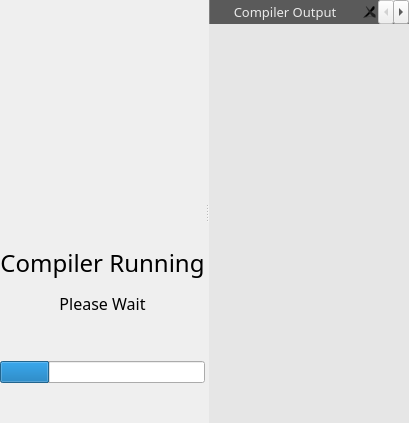
      <widget class="QWidget" name="arOutput">
       <property name="focusPolicy">
        <enum>Qt::NoFocus</enum>
       </property>
       <layout class="QHBoxLayout" name="horizontalLayout_5">
        <property name="spacing">
         <number>0</number>
        </property>
        <property name="leftMargin">
         <number>0</number>
        </property>
        <property name="topMargin">
         <number>0</number>
        </property>
        <property name="rightMargin">
         <number>0</number>
        </property>
        <property name="bottomMargin">
         <number>0</number>
        </property>
        <item>
         <widget class="QSplitter" name="splitter_3">
          <property name="orientation">
           <enum>Qt::Horizontal</enum>
          </property>
          <property name="handleWidth">
           <number>4</number>
          </property>
          <widget class="QWidget" name="verticalWidget" native="true">
           <layout class="QVBoxLayout" name="verticalLayout_8">
            <item>
             <spacer name="verticalSpacer_9">
              <property name="orientation">
               <enum>Qt::Vertical</enum>
              </property>
              <property name="sizeHint" stdset="0">
               <size>
                <width>20</width>
                <height>40</height>
               </size>
              </property>
             </spacer>
            </item>
            <item>
             <widget class="QLabel" name="label_gif">
              <property name="sizePolicy">
               <sizepolicy hsizetype="Minimum" vsizetype="Minimum">
                <horstretch>0</horstretch>
                <verstretch>0</verstretch>
               </sizepolicy>
              </property>
              <property name="minimumSize">
               <size>
                <width>200</width>
                <height>200</height>
               </size>
              </property>
              <property name="font">
               <font>
                <family>方正黑体简体</family>
                <pointsize>12</pointsize>
               </font>
              </property>
              <property name="styleSheet">
               <string notr="true"/>
              </property>
              <property name="text">
               <string/>
              </property>
              <property name="alignment">
               <set>Qt::AlignBottom|Qt::AlignHCenter</set>
              </property>
             </widget>
            </item>
            <item>
             <widget class="QLabel" name="label_9">
              <property name="font">
               <font>
                <family>方正黑体简体</family>
               </font>
              </property>
              <property name="styleSheet">
               <string notr="true"/>
              </property>
              <property name="text">
               <string>&lt;html&gt;&lt;head/&gt;&lt;body&gt;&lt;p&gt;&lt;span style=&quot; font-size:18pt;&quot;&gt;Compiler Running&lt;/span&gt;&lt;/p&gt;&lt;p&gt;&lt;span style=&quot; font-size:12pt;&quot;&gt;Please Wait&lt;/span&gt;&lt;/p&gt;&lt;/body&gt;&lt;/html&gt;</string>
              </property>
              <property name="alignment">
               <set>Qt::AlignCenter</set>
              </property>
             </widget>
            </item>
            <item>
             <spacer name="verticalSpacer_7">
              <property name="orientation">
               <enum>Qt::Vertical</enum>
              </property>
              <property name="sizeHint" stdset="0">
               <size>
                <width>20</width>
                <height>40</height>
               </size>
              </property>
             </spacer>
            </item>
            <item>
             <widget class="QProgressBar" name="progressBar_arOutput_CompilerProgress">
              <property name="value">
               <number>24</number>
              </property>
              <property name="textVisible">
               <bool>false</bool>
              </property>
             </widget>
            </item>
            <item>
             <spacer name="verticalSpacer_8">
              <property name="orientation">
               <enum>Qt::Vertical</enum>
              </property>
              <property name="sizeHint" stdset="0">
               <size>
                <width>20</width>
                <height>40</height>
               </size>
              </property>
             </spacer>
            </item>
           </layout>
          </widget>
          <widget class="QTabWidget" name="tabWidget_arOutput_MessagePanel">
           <property name="font">
            <font>
             <family>方正黑体简体</family>
             <pointsize>10</pointsize>
            </font>
           </property>
           <property name="autoFillBackground">
            <bool>false</bool>
           </property>
           <property name="styleSheet">
            <string notr="true">QTabWidget::pane{
    border: 1px;
}

QTabBar::tab{
	background-color: rgb(90, 90, 90);
	color: rgb(234, 234, 234);
    min-height: 1.8em;
    border-left:1px solid;
    border-right:1px solid;
    border-color: gray;
}

QTabBar::tab:!selected{
	background-color: rgb(120, 120, 120);
    margin-top: 4px;
}

QTabBar::tab:selected{
	background-color: rgb(90, 90, 90);
}

QTabBar::close-button{
    image: url(:/TabBar/src/TabBar/CloseButton_normal.png);
}

QTabBar::close-button:hover{
    image: url(:/TabBar/src/TabBar/CloseButton_hover.png);
}

QTabBar::close-button:disabled{
    image: url(:/TabBar/src/TabBar/CloseButton_disabled.png);
}</string>
           </property>
           <property name="currentIndex">
            <number>0</number>
           </property>
           <property name="tabsClosable">
            <bool>true</bool>
           </property>
           <widget class="QWidget" name="tab">
            <property name="styleSheet">
             <string notr="true">background-color: rgb(230, 230, 230);</string>
            </property>
            <attribute name="title">
             <string>       Compiler Output       </string>
            </attribute>
           </widget>
           <widget class="QWidget" name="tab_4">
            <property name="styleSheet">
             <string notr="true">background-color: rgb(230, 230, 230);</string>
            </property>
            <attribute name="title">
             <string>       Console       </string>
            </attribute>
           </widget>
           <widget class="QWidget" name="tab_8">
            <property name="styleSheet">
             <string notr="true">background-color: rgb(230, 230, 230);</string>
            </property>
            <attribute name="title">
             <string>       Issue List       </string>
            </attribute>
           </widget>
          </widget>
         </widget>
        </item>
       </layout>
      </widget>
